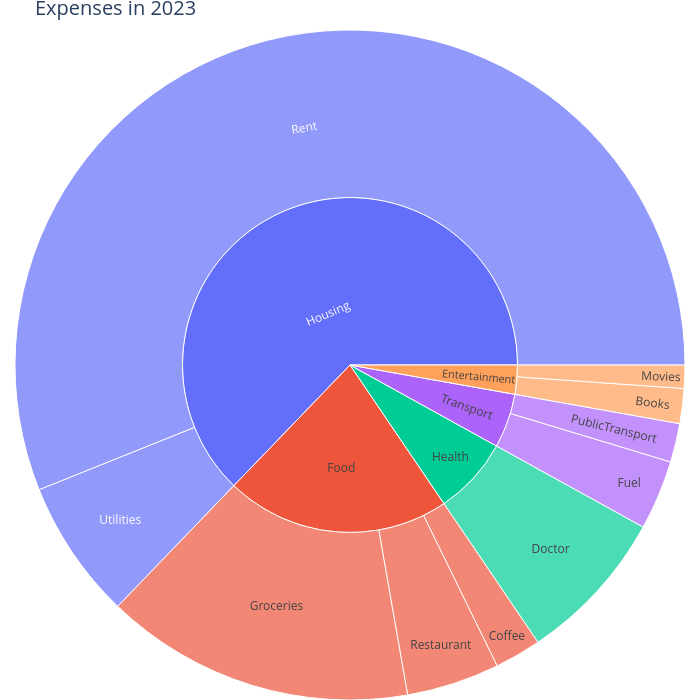

Here is the notebook cell this chart was saved with:
### Code cell
# Pick a single year for the sunburst
YEAR_TO_SHOW = 2023

fig_year = get_sunburst_figure_from_pivot(expenses_pivot_yearly_curr, column_to_pick=YEAR_TO_SHOW)

fig_year.update_layout(
    margin=dict(t=30, l=0, r=0, b=0),
    width=700,
    height=700,
    title_text=f"Expenses in {YEAR_TO_SHOW}",
    title_font=dict(size=20),
    font=dict(size=12),
)

fig_year.show()

### Figure 1 — Plotly figure (JSON) as saved in the notebook; plotly's stock layout.template omitted (floating-point values rounded to 4 significant figures)
{"data": [{"branchvalues": "total", "ids": ["Entertainment", "Entertainment===Books", "Entertainment===Movies", "Food", "Food===Coffee", "Food===Groceries", "Food===Restaurant", "Health", "Health===Doctor", "Housing", "Housing===Rent", "Housing===Utilities", "Transport", "Transport===Fuel", "Transport===PublicTransport"], "labels": ["Entertainment", "Books", "Movies", "Food", "Coffee", "Groceries", "Restaurant", "Health", "Doctor", "Housing", "Rent", "Utilities", "Transport", "Fuel", "PublicTransport"], "parents": ["", "Entertainment", "Entertainment", "", "Food", "Food", "Food", "", "Health", "", "Housing", "Housing", "", "Transport", "Transport"], "type": "sunburst", "values": [75, 45, 30, 580, 60, 400, 120, 200, 200, 1680, 1500, 180, 140, 90, 50]}], "layout": {"font": {"size": 12}, "height": 700, "margin": {"b": 0, "l": 0, "r": 0, "t": 30}, "title": {"font": {"size": 20}, "text": "Expenses in 2023"}, "width": 700}}
